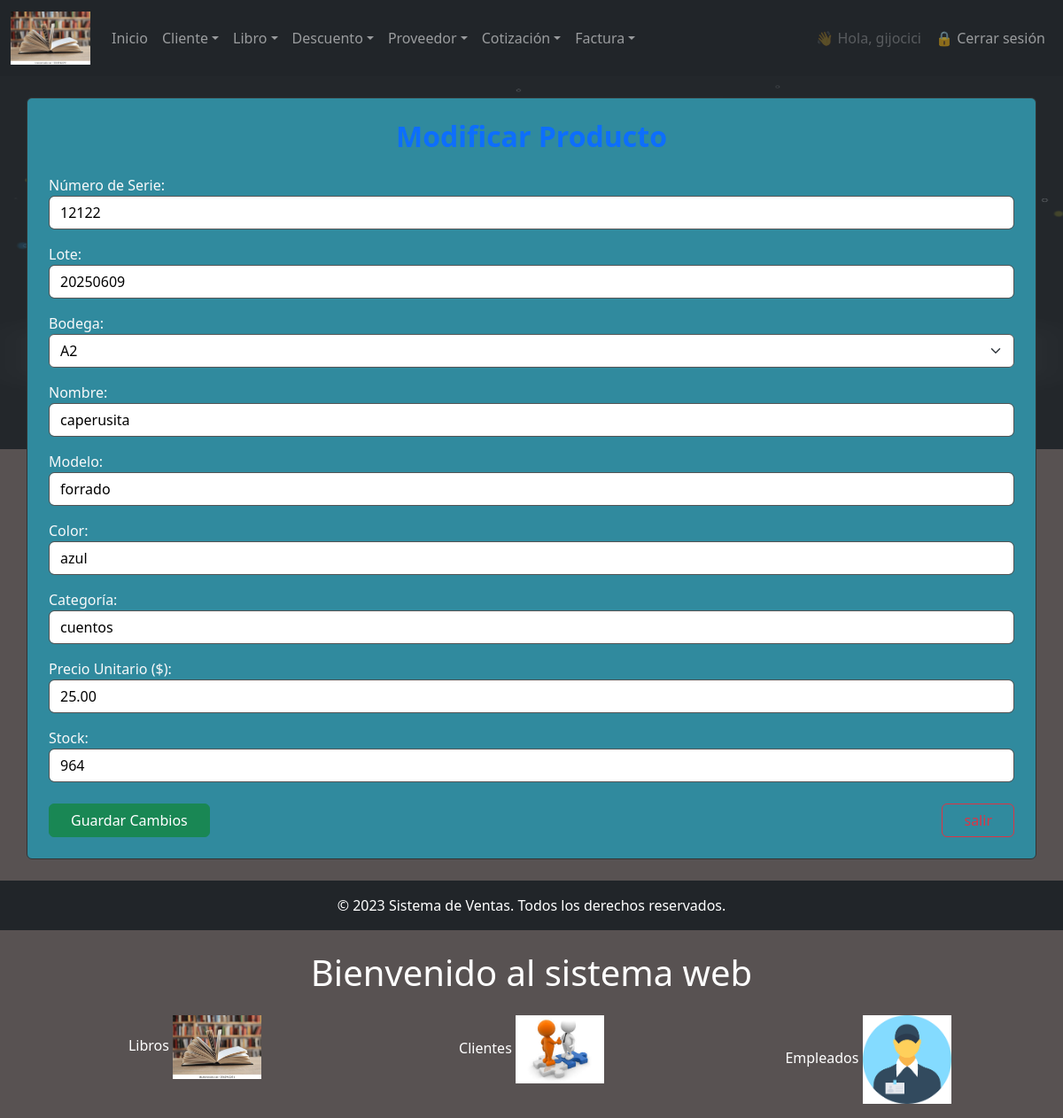
The page /producto/modificar/2/ (signed in) on the database its author committed.
### miapp/models.py (models this page shows, shortened)
class Producto(models.Model):
    numero_serie = models.CharField(max_length=100, unique=True,)
    lote = models.CharField(max_length=50)  # Nuevo campo
    bodega = models.ForeignKey(Bodega, on_delete=models.CASCADE, null=True, blank=True)
    nombre = models.CharField(max_length=100)
    modelo = models.CharField(max_length=100)
    color = models.CharField(max_length=50)
    categoria = models.CharField(max_length=100)
    precio = models.DecimalField(max_digits=10, decimal_places=2, default= Decimal('0.00'))  # Más seguro que Float
    stock = models.PositiveIntegerField( )
    fecha_creacion = models.DateTimeField(auto_now_add=True)
    fecha_modificacion = models.DateTimeField(auto_now=True)
    creacion_usuario = models.CharField(max_length=50)
    modificacion_usuario = models.CharField(max_length=50)
    ESTADO_CHOICES = [
        (1, 'Activo'),
        (0, 'Inactivo'),
    ]
    estado = models.IntegerField(choices=ESTADO_CHOICES, default=1)
    class Meta:
        db_table = "producto"
        verbose_name = "producto"
        verbose_name_plural = "productos"

### miapp/views.py (the view)
        def wrapper(request, *args, **kwargs):
            if not request.user.is_authenticated:
                return redirect('login')
            try:
                empleado = Empleado.objects.get(user=request.user)
                if empleado.cargo.nombre.lower() in [c.lower() for c in nombre_cargos]:
                    return view_func(request, *args, **kwargs)
            except Empleado.DoesNotExist:
                pass
            return redirect('no_autorizado')

### miapp/models.py (called while the page is built)
    def __str__(self):
        return self.nombre

### miapp/views.py (called while the page is built)
def cargo_requerido(nombre_cargos):
    def decorador(view_func):
        def wrapper(request, *args, **kwargs):
            if not request.user.is_authenticated:
                return redirect('login')
            try:
                empleado = Empleado.objects.get(user=request.user)
                if empleado.cargo.nombre.lower() in [c.lower() for c in nombre_cargos]:
                    return view_func(request, *args, **kwargs)
            except Empleado.DoesNotExist:
                pass
            return redirect('no_autorizado')
        return wrapper
    return decorador

@login_required
@cargo_requerido(['Admin', 'Gerente'])
def modificar_producto(request, id):
    producto = get_object_or_404(Producto, pk=id)
    if request.method == 'POST':
        form = ProductoForm(request.POST, instance=producto)
        if form.is_valid():
            form.save()
            mensaje = "Producto modificado correctamente"
            return render(request, 'facturacion_cliente/producto/modificar_producto.html', {
                'form_Producto': form,
                'mensaje': mensaje
            })
        else:
            print(form.errors)  # Para depurar errores del formulario
    else:
        form = ProductoForm(instance=producto)
    return render(request, 'facturacion_cliente/producto/modificar_producto.html', {
        'form_Producto': form
    })

### miapp/templates/facturacion_cliente/producto/modificar_producto.html (shortened to what this page needs)
{% extends 'index.html' %}
{% block main %}
<div class="container my-4 p-4 rounded text-light" style="background-color: #308a9e; border: 1px solid #333;">
    <h2 class="text-center mb-4 text-primary"><b>Modificar Producto</b></h2>
    <form method="post">
        {% for field in form_Producto.visible_fields %}
            <div class="mb-3">
                {{ field.label_tag }}
                {{ field }}
            </div>
        {% endfor %}
        <div class="d-flex justify-content-between mt-4">
            <button type="submit" class="btn btn-success px-4">Guardar Cambios</button>
            <a href="{% url 'consultar_producto' %}" class="btn btn-outline-danger px-4">salir</a>
        </div>
    </form>
</div>
{% endblock %}

### miapp/templates/index.html (shortened to what this page needs)
{% load static %}
<!DOCTYPE html>
<html lang="es">
<head>
    <link href="https://cdn.jsdelivr.net/npm/bootstrap@5.3.0/dist/css/bootstrap.min.css" rel="stylesheet" />
    <link href="https://cdn.jsdelivr.net/npm/bootstrap-icons@1.11.0/font/bootstrap-icons.css" rel="stylesheet" />
    <link rel="stylesheet" href="{% static 'css/bootstrap.min.css' %}" />
    <link rel="stylesheet" href="{% static 'css/body.css' %}" />
    <link rel="stylesheet" href="{% static 'css/estilos.css' %}" />
    <link href="https://cdn.jsdelivr.net/npm/select2@4.1.0-rc.0/dist/css/select2.min.css" rel="stylesheet" />
</head>
<body class="cars">
    {% block navbar %}
    <nav class="navbar navbar-expand-lg navbar-dark bg-dark">
        <div class="container-fluid">
            <a class="navbar-brand" href="#">
                <img src="{% static 'img/libro.png' %}" alt="Logo" width="90" height="60" />
            </a>
            <div class="collapse navbar-collapse" id="navbarSupportedContent">
                <ul class="navbar-nav me-auto mb-2 mb-lg-0">
                    <li class="nav-item"><a class="nav-link" href="{% url 'index' %}">Inicio</a></li>
                    <li class="nav-item dropdown">
                        <a class="nav-link dropdown-toggle" href="#" role="button" data-bs-toggle="dropdown">Cliente</a>
                    </li>
                    <li class="nav-item dropdown">
                        <a class="nav-link dropdown-toggle" href="#" role="button" data-bs-toggle="dropdown">Libro</a>
                    </li>
                    <li class="nav-item dropdown">
                        <a class="nav-link dropdown-toggle" href="#" role="button" data-bs-toggle="dropdown">Descuento</a>
                    </li>
                    <li class="nav-item dropdown">
                        <a class="nav-link dropdown-toggle" href="#" role="button" data-bs-toggle="dropdown">Proveedor</a>
                    </li>
                    <li class="nav-item dropdown">
                        <a class="nav-link dropdown-toggle" href="#" role="button" data-bs-toggle="dropdown">Cotización</a>
                    </li>
                    <li class="nav-item dropdown">
                        <a class="nav-link dropdown-toggle" href="#" role="button" data-bs-toggle="dropdown">Factura</a>
                    </li>
                </ul>
<ul class="navbar-nav ms-auto mb-2 mb-lg-0">
    {% if user.is_authenticated %}
        <li class="nav-item">
            <span class="nav-link disabled">👋 Hola, {{ user.username }}</span>
        </li>
        <li class="nav-item">
            <a class="nav-link btn btn-outline-danger" href="{% url 'logout' %}">
                🔒 Cerrar sesión
            </a>
        </li>
    {% else %}
        <li class="nav-item">
            <a class="nav-link btn btn-outline-primary" href="{% url 'login' %}">
                🔑 Iniciar sesión
            </a>
        </li>
    {% endif %}
</ul>
            </div>
        </div>
    </nav>
{%endblock %}
    {% block main %}
    {% endblock %}
    <footer class="bg-dark text-white text-center py-3">
        <p class="mb-0">© 2023 Sistema de Ventas. Todos los derechos reservados.</p>
    </footer>
    <h1 class="text-center my-4">Bienvenido al sistema web</h1>
    <div class="container">
        <div class="row text-center">
            <div class="col mio-div-grid">
                Libros
                <img src="{% static 'img/libro.png' %}" alt="libros" width="100" />
            </div>
            <div class="col mio-div-grid">
                Clientes
                <img src="{% static 'img/cliente.png' %}" alt="Clientes" width="100" />
            </div>
            <div class="col mio-div-grid">
                Empleados
                <img src="{% static 'img/empleado.png' %}" alt="Empleados" width="100" />
            </div>
        </div>
    </div>
</body>
</html>

### miapp/static/css/body.css (style rules this page uses)
html, body { width: 100vw; height: 100vh; margin: 0; padding: 0; overflow: hidden; }

### miapp/static/css/estilos.css (style rules this page uses)
html, body { width:100%; height:100%; padding:0px; margin:0px; overflow: hidden; }

### miapp/templates/index.html (style rules this page uses)
body { background-color: #585252; color: #fff; }
input, select, textarea { background-color: #ffffff !important; color: #000000 !important; border: 1px solid #555 !important; }
html, body { height: auto !important; min-height: 100%; overflow-y: auto !important; }

### rows shown on the page
Producto: visible_fields "12122" "20250609" "A2" "caperusita" "forrado" "azul" "cuentos" "25.00" "964"

### other values the page prints
{{ user.username }} "gijocici"
{{ field.label_tag }} "Número de Serie:" "Lote:" "Bodega:" "Nombre:" "Modelo:" "Color:" "Categoría:" "Precio Unitario ($):" "Stock:"
